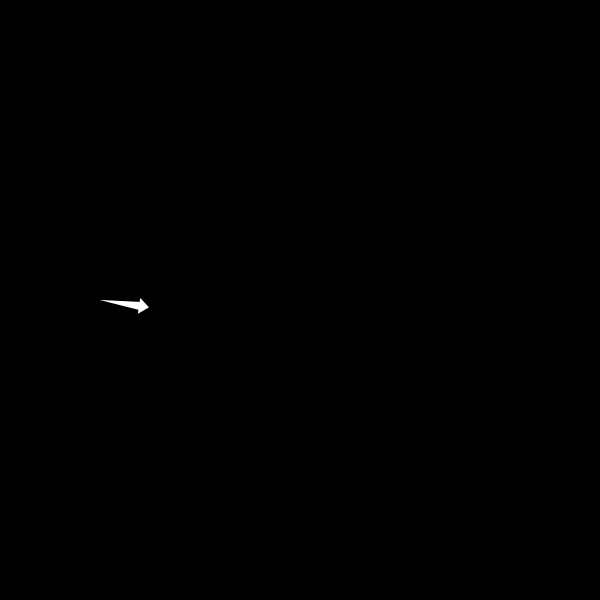
Frame 1 (no input)
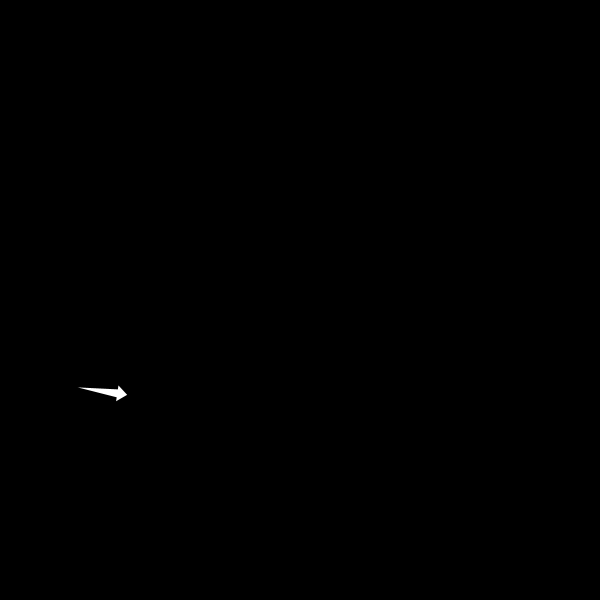
Frame 60 (the mouse pressed at the canvas centre just before this capture)
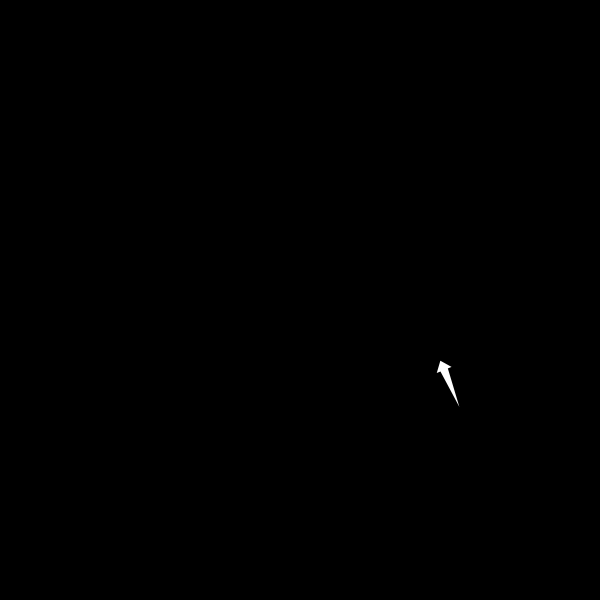
Frame 120 (the mouse held since frame 60 and released just before this capture)

The Processing sketch that drew these frames (run headless with seeded random() and noise(); from frame 60 on, the mouse is pressed at the canvas centre):

// Processing sketch: exemple_friction_simplifie
// ── exemple_friction_simplifie.pde
// renaud.jean-francois(arobas)uqam(point)ca
// Syntaxe Processing version 3.4
// dimanche, 28 octobre 2018

// Exemple de gestion du déplacement par PVector.
// Cas simple d’un seul mobile dont la vitesse initiale
// sera affectée par une force inverse destinée à freiner son élan.

Mobile m1;

void setup() {
  size(600, 600);
  background(0);
  fill(255);
  noStroke();
  rectMode(CENTER);
  m1 = new Mobile();
}

void draw() {
  background(0);

  m1.update();
  m1.display();
}

class Mobile {
  PVector loc, vel, friction; // ajout d’un vecteur
  float angle;

  Mobile() {
    // Position initiale du mobile :
    loc = new PVector(100, 300);

    // C’est maintenant le temps de préciser la direction du déplacement:
    vel = new PVector(1, 0.15, 0);

    // Puis on fixe l’envergure des enjambées de notre vecteur.
    // Ici, il s’agit d’un déplacement équivalant à 20 pixels pour le premier frame.
    // La distance parcoure est la même, peut importe que le déplacement se fasse
    // parallèlement à l’un des deux axes du plan cartésien ou pas.
    vel.setMag(20);

    // On règle l’orientation du mobile.
    angle = vel.heading();

    // création d’une force de friction
    friction = new PVector();
  }

  void update() {

    // La flèche est tournée dans la direction de la vélocité
    angle = vel.heading();

    // On récupère la force de vitesse
    friction = vel.copy();
    // Inversion de la direction du vecteur
    friction.mult(-1);
    // Réduction de la force par rapport à la vitesse
    // donc, 40 x moindre
    friction.mult(0.025);

    // 1. Mise à jour de la vélocité selon la force de friction
    vel.add(friction);
    // 2. Mise à jour de la position selon la vélocité
    loc.add(vel);




    // On appelle la méthode qui permet de vérifier le contact avec les bords du sketch.
    boucleTopologique();

  }

  void display() {
    //Recours aux transformateurs géométriques, en raison de l’utilisation de la rotation
    pushMatrix();
    translate(loc.x, loc.y);
    rotate(angle);
    //rect(0, 0, 50, 5);
    // Forme de l’objet :
    beginShape();
    vertex(-20, 0);
    vertex(20, -4);
    vertex(20, -8);
    vertex(30, 0);
    vertex(20, 8);
    vertex(20, 4);
    endShape(CLOSE);
    popMatrix();
  }

  // Pour continuer de suivre le déplacement de notre mobile
  // lorsqu’il quitte la zone du sketch.
  void boucleTopologique() {
    if (loc.x > width) {
      //loc.x = 0;
      loc.set(0, loc.y, 0);
    } else if (loc.x < 0) {
      loc.set(width, loc.y, 0);
    }

    if (loc.y > height) {
      //loc.y = 0;
      loc.set(loc.x, 0, 0);
    } else if (loc.y < 0) {
      loc.set(loc.x, height, 0);
    }
  }
}

// Comment le relancer dans une autre direction, avec une autre vitesse.
void mousePressed() {
  //m1.vel.set(random(-1,1),random(-1,1),0);
  // ou bien
  m1.vel = PVector.random2D();
  m1.vel.setMag(random(15, 25));
}
